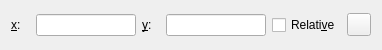
<?xml version="1.0" encoding="UTF-8"?>
<ui version="4.0">
 <class>SnapCoordinate</class>
 <widget class="QWidget" name="SnapCoordinate">
  <property name="geometry">
   <rect>
    <x>0</x>
    <y>0</y>
    <width>382</width>
    <height>50</height>
   </rect>
  </property>
  <layout class="QHBoxLayout">
   <item>
    <widget class="QLabel" name="labelX">
     <property name="text">
      <string>&amp;x:</string>
     </property>
     <property name="buddy">
      <cstring>X</cstring>
     </property>
    </widget>
   </item>
   <item>
    <widget class="RMathLineEdit" name="X">
     <property name="maximumSize">
      <size>
       <width>100</width>
       <height>16777215</height>
      </size>
     </property>
     <property name="toolTip">
      <string>X Coordinate</string>
     </property>
     <property name="text">
      <string/>
     </property>
     <property name="angle" stdset="0">
      <bool>false</bool>
     </property>
    </widget>
   </item>
   <item>
    <widget class="QLabel" name="labelY">
     <property name="text">
      <string>&amp;y:</string>
     </property>
     <property name="buddy">
      <cstring>Y</cstring>
     </property>
    </widget>
   </item>
   <item>
    <widget class="RMathLineEdit" name="Y">
     <property name="maximumSize">
      <size>
       <width>100</width>
       <height>16777215</height>
      </size>
     </property>
     <property name="toolTip">
      <string>Y Coordinate</string>
     </property>
     <property name="text">
      <string/>
     </property>
     <property name="angle" stdset="0">
      <bool>false</bool>
     </property>
    </widget>
   </item>
   <item>
    <widget class="QCheckBox" name="Relative">
     <property name="toolTip">
      <string>Tick for Relative Coordinate</string>
     </property>
     <property name="text">
      <string>Relati&amp;ve</string>
     </property>
    </widget>
   </item>
   <item>
    <widget class="QToolButton" name="Set">
     <property name="icon">
      <iconset>
       <normaloff>Tick.svg</normaloff>Tick.svg</iconset>
     </property>
    </widget>
   </item>
  </layout>
 </widget>
 <customwidgets>
  <customwidget>
   <class>RMathLineEdit</class>
   <extends>QLineEdit</extends>
   <header>RMathLineEdit.h</header>
  </customwidget>
 </customwidgets>
 <resources/>
 <connections/>
</ui>
